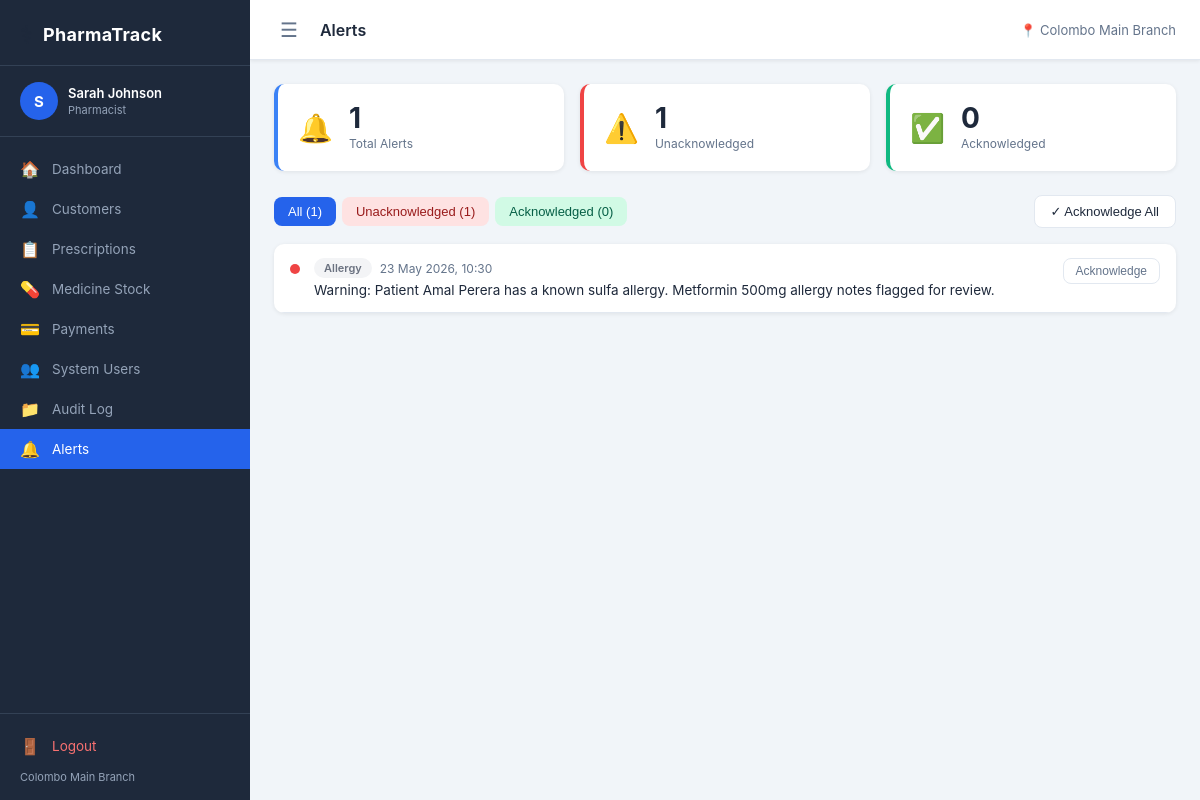
/pages/alerts.php (signed in), run on an earlier commit of the app's database.
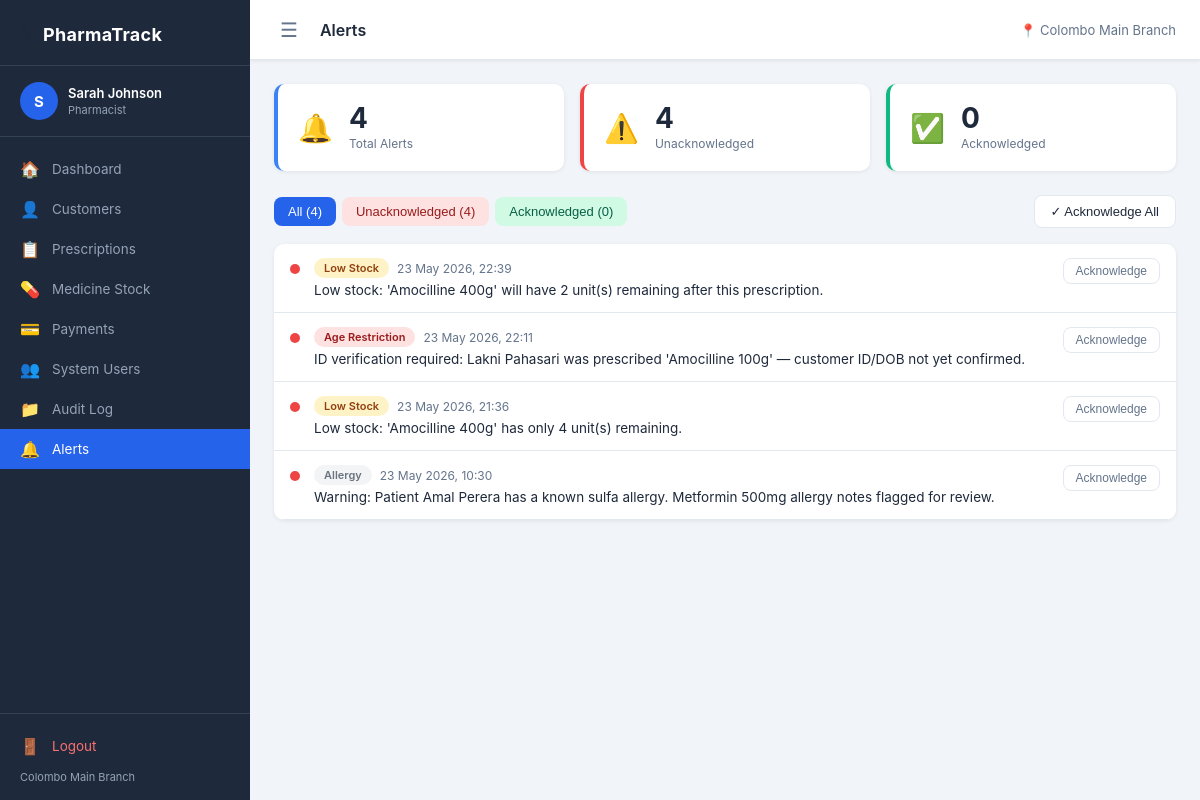
And on a later commit of the database.
### tables this page shows
CREATE TABLE `ALERT` (
  `alert_id` int NOT NULL,
  `alert_type` varchar(50) NOT NULL,
  `message` text NOT NULL,
  `target_id` int DEFAULT NULL,
  `is_acknowledged` tinyint(1) NOT NULL DEFAULT '0',
  `triggered_at` datetime NOT NULL DEFAULT CURRENT_TIMESTAMP
);

### pages/alerts.php (the view, shortened to what the changed rows need)
<?php
$db = getDB();
$alerts = $db->query("
    SELECT alert_id, alert_type, message, is_acknowledged, triggered_at
    FROM ALERT
    ORDER BY triggered_at DESC
")->fetchAll();
$total       = count($alerts);
$unacknowledged = 0;
foreach ($alerts as $a) {
    if (!$a['is_acknowledged']) $unacknowledged++;
}
$acknowledged = $total - $unacknowledged;
$typeStyles = [
    'low_stock'       => ['bg' => '#fef3c7', 'text' => '#92400e', 'label' => 'Low Stock'],
    'age_restriction' => ['bg' => '#fee2e2', 'text' => '#991b1b', 'label' => 'Age Restriction'],
    'expiry'          => ['bg' => '#fde68a', 'text' => '#78350f', 'label' => 'Expiry Warning'],
];
require_once __DIR__ . '/../includes/header.php';
?>
<div class="stats-grid" style="grid-template-columns:repeat(3,1fr);">
    <div class="stat-card blue">
        <div><div class="stat-value"><?= $total ?></div><div class="stat-label">Total Alerts</div></div>
    </div>
    <div class="stat-card red">
        <div><div class="stat-value"><?= $unacknowledged ?></div><div class="stat-label">Unacknowledged</div></div>
    </div>
</div>
<div style="display:flex;align-items:center;gap:10px;margin-bottom:16px;flex-wrap:wrap;">
    <div style="display:flex;gap:6px;" id="alertTabs">
        <button class="btn tab-btn active" data-filter="all">All (<?= $total ?>)</button>
        <button class="btn tab-btn" data-filter="0" style="background:#fee2e2;color:#991b1b;">Unacknowledged (<?= $unacknowledged ?>)</button>
        <button class="btn tab-btn" data-filter="1" style="background:#d1fae5;color:#065f46;">Acknowledged (<?= $acknowledged ?>)</button>
    </div>
</div>
<div class="card">
    <div class="card-body">
        <?php if ($alerts): ?>
        <div id="alertsList">
            <?php foreach ($alerts as $a):
                $ts = $typeStyles[$a['alert_type']] ?? ['bg' => '#f3f4f6', 'text' => '#6b7280', 'label' => ucwords(str_replace('_',' ',$a['alert_type']))];
            ?>
            <div class="alert-row" data-id="<?= $a['alert_id'] ?>" data-ack="<?= $a['is_acknowledged'] ?>"
                 style="display:flex;align-items:flex-start;gap:14px;padding:14px 16px;border-bottom:1px solid var(--border);<?= $a['is_acknowledged'] ? 'opacity:.55;' : '' ?>">
                <div style="flex-shrink:0;margin-top:2px;">
                    <?php if ($a['is_acknowledged']): ?>
                        <span style="color:var(--success);font-size:16px;">✅</span>
                    <?php else: ?>
                        <span style="width:10px;height:10px;border-radius:50%;background:var(--danger);display:inline-block;margin-top:3px;"></span>
                    <?php endif; ?>
                </div>
                <div style="flex:1;min-width:0;">
                    <div style="display:flex;align-items:center;gap:8px;margin-bottom:4px;flex-wrap:wrap;">
                        <span class="badge" style="background:<?= $ts['bg'] ?>;color:<?= $ts['text'] ?>;">
                            <?= $ts['label'] ?>
                        </span>
                        <span style="font-size:12px;color:var(--text-muted);">
                            <?= date('d M Y, H:i', strtotime($a['triggered_at'])) ?>
                        </span>
                    </div>
                    <div style="font-size:13.5px;color:var(--text);"><?= htmlspecialchars($a['message']) ?></div>
                </div>
                <?php if (!$a['is_acknowledged']): ?>
                <button class="btn ack-btn" data-id="<?= $a['alert_id'] ?>"
                    style="flex-shrink:0;font-size:12px;padding:5px 12px;background:#fff;border:1px solid var(--border);color:var(--text-muted);">
                    Acknowledge
                </button>
                <?php endif; ?>
            </div>
            <?php endforeach; ?>
        </div>
        <?php else: ?>
            <div class="empty-state">No alerts. Everything looks good! ✅</div>
        <?php endif; ?>
    </div>
</div>
<?php require_once __DIR__ . '/../includes/footer.php'; ?>

### includes/sidebar.php (shortened to what the changed rows need)
<?php
$current = basename($_SERVER['PHP_SELF']);
$links = [
    ['href' => '/pages/dashboard.php',    'icon' => '🏠', 'label' => 'Dashboard'],
    ['href' => '/pages/customers.php',    'icon' => '👤', 'label' => 'Customers'],
    ['href' => '/pages/prescriptions.php','icon' => '📋', 'label' => 'Prescriptions'],
    ['href' => '/pages/stock.php',        'icon' => '💊', 'label' => 'Medicine Stock'],
    ['href' => '/pages/payments.php',     'icon' => '💳', 'label' => 'Payments'],
    ['href' => '/pages/users.php',        'icon' => '👥', 'label' => 'System Users'],
    ['href' => '/pages/audit.php',        'icon' => '📁', 'label' => 'Audit Log'],
    ['href' => '/pages/alerts.php',       'icon' => '🔔', 'label' => 'Alerts'],
];
?>
<aside class="sidebar" id="sidebar">
    <nav class="sidebar-nav">
        <?php foreach ($links as $link): ?>
            <a href="<?= $link['href'] ?>"
               class="nav-link <?= ($current === basename($link['href'])) ? 'active' : '' ?>">
                <span class="nav-icon"><?= $link['icon'] ?></span>
                <span class="nav-label"><?= $link['label'] ?></span>
            </a>
        <?php endforeach; ?>
    </nav>
</aside>

What changed in the data, as far as the page shows it:
added alert: is_acknowledged 0 (drawn), alert_type "Low Stock", triggered_at "23 May 2026, 22:39", message "Low stock: 'Amocilline 400g' will have 2 unit(s) remaining after this prescription."
added alert: is_acknowledged 0 (drawn), alert_type "Age Restriction", triggered_at "23 May 2026, 22:11", message "ID verification required: Lakni Pahasari was prescribed 'Amocilline 100g' — customer ID/DOB not yet confirmed."
added alert: is_acknowledged 0 (drawn), alert_type "Low Stock", triggered_at "23 May 2026, 21:36", message "Low stock: 'Amocilline 400g' has only 4 unit(s) remaining."
Also different on the page:
$total: "1" → "4"
$unacknowledged: "1" → "4"
